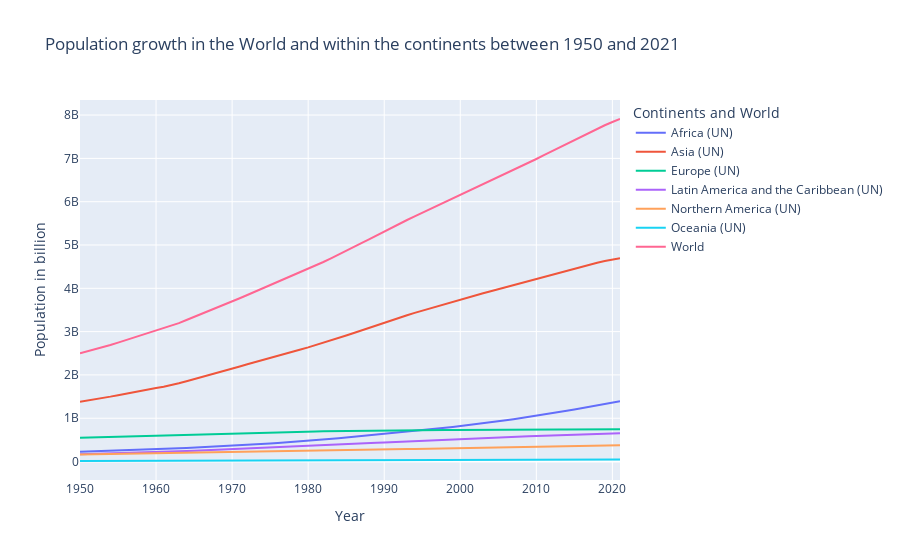

The code cell stored with this chart in its notebook:
### Markdown cell above
## 2.1 :  Global population

### Code cell
# Selecting only the desired columns
selected_columns = filtered_pop[['Continents and World', 'Year', 'Population']]

# Create an interactive line plot using Plotly Express
fig = px.line(selected_columns, x='Year', y='Population', color='Continents and World',
              title='Population growth in the World and within the continents between 1950 and 2021',
              labels={'Population': 'Population in billion', 'Year': 'Year'})

# Show the interactive plot
fig.show()
